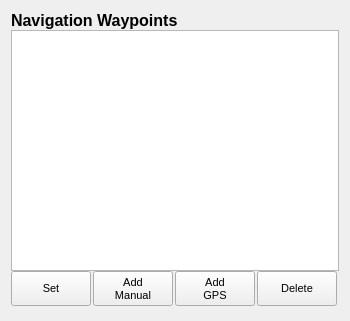
           <widget class="QWidget" name="layoutWidget_8">
            <property name="geometry">
             <rect>
              <x>530</x>
              <y>680</y>
              <width>350</width>
              <height>321</height>
             </rect>
            </property>
            <layout class="QVBoxLayout" name="verticalLayout_278">
             <property name="spacing">
              <number>0</number>
             </property>
             <item>
              <widget class="QLabel" name="label_352">
               <property name="font">
                <font>
                 <pointsize>12</pointsize>
                 <weight>75</weight>
                 <bold>true</bold>
                </font>
               </property>
               <property name="text">
                <string>Navigation Waypoints</string>
               </property>
              </widget>
             </item>
             <item>
              <widget class="QTableWidget" name="navigation_waypoints_table_widget">
               <property name="sizePolicy">
                <sizepolicy hsizetype="Expanding" vsizetype="Expanding">
                 <horstretch>0</horstretch>
                 <verstretch>0</verstretch>
                </sizepolicy>
               </property>
               <property name="minimumSize">
                <size>
                 <width>0</width>
                 <height>0</height>
                </size>
               </property>
               <property name="maximumSize">
                <size>
                 <width>16777215</width>
                 <height>9999999</height>
                </size>
               </property>
               <property name="styleSheet">
                <string notr="true"/>
               </property>
               <property name="horizontalScrollBarPolicy">
                <enum>Qt::ScrollBarAlwaysOff</enum>
               </property>
               <property name="alternatingRowColors">
                <bool>false</bool>
               </property>
               <property name="selectionMode">
                <enum>QAbstractItemView::ExtendedSelection</enum>
               </property>
               <property name="selectionBehavior">
                <enum>QAbstractItemView::SelectRows</enum>
               </property>
               <property name="cornerButtonEnabled">
                <bool>false</bool>
               </property>
               <attribute name="horizontalHeaderVisible">
                <bool>false</bool>
               </attribute>
               <attribute name="horizontalHeaderCascadingSectionResizes">
                <bool>false</bool>
               </attribute>
               <attribute name="horizontalHeaderDefaultSectionSize">
                <number>59</number>
               </attribute>
               <attribute name="horizontalHeaderMinimumSectionSize">
                <number>53</number>
               </attribute>
               <attribute name="verticalHeaderVisible">
                <bool>false</bool>
               </attribute>
               <attribute name="verticalHeaderCascadingSectionResizes">
                <bool>false</bool>
               </attribute>
               <attribute name="verticalHeaderDefaultSectionSize">
                <number>30</number>
               </attribute>
               <column>
                <property name="text">
                 <string>#</string>
                </property>
               </column>
               <column>
                <property name="text">
                 <string>Lat</string>
                </property>
               </column>
               <column>
                <property name="text">
                 <string>Lon</string>
                </property>
               </column>
               <column>
                <property name="text">
                 <string>Color</string>
                </property>
               </column>
              </widget>
             </item>
             <item>
              <layout class="QHBoxLayout" name="horizontalLayout_111">
               <property name="spacing">
                <number>2</number>
               </property>
               <property name="bottomMargin">
                <number>4</number>
               </property>
               <item>
                <widget class="QPushButton" name="navigation_waypoints_set_button">
                 <property name="sizePolicy">
                  <sizepolicy hsizetype="Fixed" vsizetype="Fixed">
                   <horstretch>0</horstretch>
                   <verstretch>0</verstretch>
                  </sizepolicy>
                 </property>
                 <property name="minimumSize">
                  <size>
                   <width>65</width>
                   <height>35</height>
                  </size>
                 </property>
                 <property name="font">
                  <font>
                   <pointsize>8</pointsize>
                  </font>
                 </property>
                 <property name="styleSheet">
                  <string notr="true"/>
                 </property>
                 <property name="text">
                  <string>Set</string>
                 </property>
                </widget>
               </item>
               <item>
                <widget class="QPushButton" name="navigation_waypoints_add_manual_button">
                 <property name="sizePolicy">
                  <sizepolicy hsizetype="Fixed" vsizetype="Fixed">
                   <horstretch>0</horstretch>
                   <verstretch>0</verstretch>
                  </sizepolicy>
                 </property>
                 <property name="minimumSize">
                  <size>
                   <width>65</width>
                   <height>35</height>
                  </size>
                 </property>
                 <property name="font">
                  <font>
                   <pointsize>8</pointsize>
                  </font>
                 </property>
                 <property name="styleSheet">
                  <string notr="true"/>
                 </property>
                 <property name="text">
                  <string>Add
Manual</string>
                 </property>
                </widget>
               </item>
               <item>
                <widget class="QPushButton" name="navigation_waypoints_add_gps_button">
                 <property name="sizePolicy">
                  <sizepolicy hsizetype="Fixed" vsizetype="Fixed">
                   <horstretch>0</horstretch>
                   <verstretch>0</verstretch>
                  </sizepolicy>
                 </property>
                 <property name="minimumSize">
                  <size>
                   <width>65</width>
                   <height>35</height>
                  </size>
                 </property>
                 <property name="font">
                  <font>
                   <pointsize>8</pointsize>
                  </font>
                 </property>
                 <property name="styleSheet">
                  <string notr="true"/>
                 </property>
                 <property name="text">
                  <string>Add
GPS</string>
                 </property>
                </widget>
               </item>
               <item>
                <widget class="QPushButton" name="navigation_waypoints_delete_button">
                 <property name="sizePolicy">
                  <sizepolicy hsizetype="Fixed" vsizetype="Fixed">
                   <horstretch>0</horstretch>
                   <verstretch>0</verstretch>
                  </sizepolicy>
                 </property>
                 <property name="minimumSize">
                  <size>
                   <width>65</width>
                   <height>35</height>
                  </size>
                 </property>
                 <property name="font">
                  <font>
                   <pointsize>8</pointsize>
                  </font>
                 </property>
                 <property name="styleSheet">
                  <string notr="true"/>
                 </property>
                 <property name="text">
                  <string>Delete</string>
                 </property>
                </widget>
               </item>
              </layout>
             </item>
            </layout>
           </widget>
